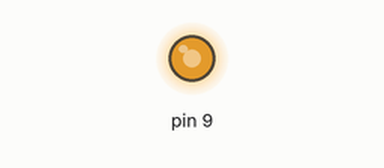
Recording of a sketch running on a simulated Arduino Uno, built with avr-gcc and run on an emulated ATmega328P. On the bench: output pins drawn as LEDs (lit = HIGH).

Above: at 0.1 s.
Timing chart, 0 to 37.8 s (numbered marks = the images above):
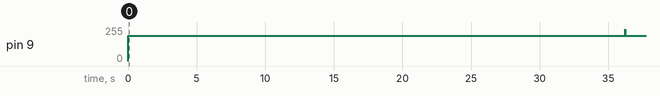

Measured:
- by itself, pin 9: 0/255 → 191/255 at 0.00 s

The sketch:

OCanada-ArduinoUnoR3-SingleChannel.ino
```cpp
/*

    Ryerson University
    G. Raymond Chang School of Continuing Education

    CCPS 310 (1J0) – Computer Organization II – Winter 2020
    Instructor: Alexander Ufkes (https://www.linkedin.com/in/alex-ufkes-37154844/)
    Lab 6 - Lab 6 – AVR III: Program a piece of music for the Arduino Uno Board to play on the passive buzzer

    Version 1: O'Canada, single-line melody; buzzer on pin 9 of the Arduino Uno Board.

    Melody is encoded by me, Rob (Sohrab) Soltani, in April 2020 (https://rob.soltani.io).
    Melody is based on the score downloaded from: http://cantorion.org/music/3873/O-Canada-French-lyrics.

*/

// pitches.h provided by Alexander Ufkes
# include "pitches.h"

// Processor frequency divided by 8 (because using an 8-bit counter?)
#define BUZZER_CLOCK 16000000/8

// timer_init initializes time/counter control registers TCCR1A and TCCR1B
// Function sets appropriate bits in the registers
// Function was provided by Alexander Ufkes
void timer_init(void)
{

   // Using ARC Assembly language, set the bit for pin 9
   // on the DDRB register which is port B's data direction register (0x04).
   // This sets the pin as output.
   asm(" sbi 0x04, 1 ");

   // Set appropriate bits in the time/counter control register TCCR1A
   TCCR1A = (1 << COM1B1) | (1 << COM1A1) | (1 << WGM11);

   // Set appropriate bits in the time/counter control register TCCR1B
   TCCR1B = (1 << WGM13)  | (1 << WGM12)  | (1 << CS11);
}

// tone accepts a freq parameter based on which it sets the
// ICR1 and OCR1A registers
// Function was provided by Alexander Ufkes
void tone(uint16_t freq)
{
   // Again, set the bit for pin 9 on port B's data direction register (0x04)
   // because for some notes, and silence at the end, the mute function clears
   // the bit, so we need it set again to play tones.
   asm(" sbi 0x04, 1 ");

   // Set the value of the Input Capture Register based on the input frequency.
   ICR1 = BUZZER_CLOCK/(freq*2);

   // Set the value of the OCR1A register which is connected to pin 9.
   OCR1A = ICR1*3/4;

   // Based on the bit configurations set for TCCR1A and TCCR1B registers,
   // the ICR1 and OCR1A control the duty cycle and frequency of
   // waveform generation.

   // After enccoding O Canada (the melody array below), I
   // realized it sounded better to my ears when it was one octave higher;
   // that is why freq is multiplied by two here.
}

// The mute function achieves silence and silent notes when needed
// by clearing the pin 9 output and clearing the data direction bit.
// Function was provided by Alexander Ufkes
void mute(void)
{
  // Clear the LSB bit on port B's data direction register (0x04),
  // to stop output tone.
  asm(" cbi 0x04, 1 ");

  // Also, clear the LSB bit on port B's data register (0x05),
  // to stop output tone.
  asm(" cbi 0x05, 1 ");
}

// The ususal Arduino setup function
// Function was provided by Alexander Ufkes
void setup()
{
  timer_init();
}

// The general template of the following three arrays and the loop Function
// was provided by Alexander Ufkes

/*
   An array to hold the notes for O Canada
   These are encoded by me.
   Zeroes mean silence or silent notes (when the mute is called).
*/
/*
   I divided the melody into what I call sentences (is that a valid music term?),
   which to me are musical statements that have musical meaning with a start,
   and an end. This helped me be able to listen and debug the music better.
   Each of these musical sentences are represented as a line of notes,
   note durations, and mute durations respectively in the arrays melody,
   noteDurations, and muteDurations below.
*/
uint16_t melody[] =
{
    NOTE_G3,   NOTE_AS3,   NOTE_AS3,   NOTE_DS3,    NOTE_F3,    NOTE_G3,   NOTE_GS3,   NOTE_AS3,    NOTE_C4,    NOTE_F3,
    NOTE_G3,    NOTE_A3,    NOTE_A3,   NOTE_AS3,    NOTE_C4,    NOTE_D4,    NOTE_D4,    NOTE_C4,    NOTE_C4,   NOTE_AS3,
    NOTE_F3,    NOTE_G3,   NOTE_GS3,    NOTE_G3,    NOTE_F3,    NOTE_G3,   NOTE_GS3,   NOTE_AS3,   NOTE_GS3,    NOTE_G3,   NOTE_GS3,   NOTE_AS3,    NOTE_C4,   NOTE_AS3,   NOTE_GS3,   NOTE_G3,   NOTE_F3,
    NOTE_F3,    NOTE_G3,   NOTE_GS3,    NOTE_G3,    NOTE_F3,    NOTE_G3,   NOTE_GS3,   NOTE_AS3,   NOTE_GS3,    NOTE_G3,    NOTE_G3,    NOTE_F3,   NOTE_AS3,   NOTE_AS3,    NOTE_A3,   NOTE_G3,   NOTE_A3,   NOTE_AS3,         0,
    NOTE_G3,   NOTE_AS3,   NOTE_AS3,   NOTE_DS3,          0,   NOTE_GS3,    NOTE_C4,    NOTE_C4,    NOTE_F3,          0,   NOTE_AS3,    NOTE_B3,    NOTE_B3,    NOTE_C4,   NOTE_GS3,   NOTE_G3,   NOTE_F3,   NOTE_DS3,   NOTE_F3,   NOTE_G3,   0,
   NOTE_AS3,   NOTE_DS4,   NOTE_DS4,    NOTE_C4,   NOTE_GS3,    NOTE_G3,    NOTE_F3,   NOTE_AS3,    NOTE_D3,   NOTE_DS3,          0
 };

 // An array to hold the duration of each note for O Canada
 // These are also encoded by me.
uint8_t noteDurations[] =
{
   8, 5, 2, 12, 4, 4, 4, 4, 4, 16,                                       // 10 - 10
   8, 5, 2, 12, 4, 3, 3, 3, 3, 12,                                       // 10 - 20
   3, 1, 6,  2, 4, 3, 1, 6, 2,  4, 3, 1, 3, 3, 3, 3, 12,                 // 17 - 37
   3, 1, 6,  2, 4, 3, 1, 6, 2,  3, 4, 4, 3, 2, 2, 2,  2, 12, 4,          // 19 - 56
   8, 5, 2,  6, 6, 8, 5, 2, 8,  4, 8, 5, 2, 4, 4, 4,  4,  8, 8, 12, 4,   // 21 - 77
   8, 5, 2,  4, 4, 4, 4, 8, 8, 12, 4                                     // 11 - 88
};

// An array to hold the duration of each silent note in the melody array
// These are  encoded by me as well.
double muteDurations[] =
{
   0,   0.20,   0,   0,   0,     0,      0,     0,     0,     0,
   0,   0.20,   0,   0,   0,   0.3,    0.3,   0.3,   0.3,     0,
   0,      0,   0,   0,   0,     0,      0,     0,     0,     0,    0,       0,   0.3,   0.3,   0.3,   0.3,   0.1,
   0,      0,   0,   0,   0,     0,      0,     0,     0,   0.3,    0,       0,   0.3,     0,     0,     0,     0,   0,   0,
   0,   0.20,   0,   0,   0,     0,   0.20,     0,     0,     0,    0,    0.20,     0,     0,     0,     0,     0,   0,   0,   0,   0,
   0,   0.20,   0,   0,   0,     0,      0,     0,     0,     0,    0
};

// The usual Arduino loop.
// This was provided by Alexander Ufkes,
// But I modified it a bit to make the played music
// more pleasant to my ears :)
void loop()
{

  // Iterate through the notes of the melody
  for (int noteID = 0; noteID < sizeof(melody)/sizeof(uint16_t *) ; noteID++)
  {
    // Read the frequency of the current note from the melody array.
    int freq = melody[noteID];

    // If the frequency is zero, assume it's a silent note and mute the buzzer.
    if (freq == 0) mute();
    // If not, play the frequency on the buzzer.
    else tone(freq);

    // Read the duration of the current note from the noteDurations array.
    uint16_t noteDuration = noteDurations[noteID]*80;

    // Delay (keep playing) for the duration of the note
    delay(noteDuration);

    // Mute the buzzer
    mute();

    // Check if the mute duration after the current note, which is specified in
    // the muteDurations array, is zero
    if (muteDurations[noteID] == 0)
    {
      // If so, use the default value of 1/100 as mute duration for after the current note.
      muteDurations[noteID] = 1/100;
    }

    // Read the duration of the current mute from the muteDurations array.
    uint16_t muteDuration = noteDuration * muteDurations[noteID];

    // Delay (keep silent) for the duration of the mute
    delay(muteDuration);

  }

  // Wait one second before playing the melody again and again and again ...
  delay(1000);

}
```

pitches.h
```cpp
#define NOTE_B0  31
#define NOTE_C1  33
#define NOTE_CS1 35
#define NOTE_D1  37
#define NOTE_DS1 39
#define NOTE_E1  41
#define NOTE_F1  44
#define NOTE_FS1 46
#define NOTE_G1  49
#define NOTE_GS1 52
#define NOTE_A1  55
#define NOTE_AS1 58
#define NOTE_B1  62
#define NOTE_C2  65
#define NOTE_CS2 69
#define NOTE_D2  73
#define NOTE_DS2 78
#define NOTE_E2  82
#define NOTE_F2  87
#define NOTE_FS2 93
#define NOTE_G2  98
#define NOTE_GS2 104
#define NOTE_A2  110

#define NOTE_AS2 117
#define NOTE_B2  123
#define NOTE_C3  131
#define NOTE_CS3 139
#define NOTE_D3  147
#define NOTE_DS3 156
#define NOTE_E3  165
#define NOTE_F3  175
#define NOTE_FS3 185
#define NOTE_G3  196
#define NOTE_GS3 208
#define NOTE_A3  220
#define NOTE_AS3 233
#define NOTE_B3  247
#define NOTE_C4  262
#define NOTE_CS4 277
#define NOTE_D4  294
#define NOTE_DS4 311
#define NOTE_E4  330
#define NOTE_F4  349
#define NOTE_FS4 370
#define NOTE_G4  392
#define NOTE_GS4 415


#define NOTE_A4  440
#define NOTE_AS4 466
#define NOTE_B4  494
#define NOTE_C5  523
#define NOTE_CS5 554
#define NOTE_D5  587
#define NOTE_DS5 622
#define NOTE_E5  659
#define NOTE_F5  698
#define NOTE_FS5 740
#define NOTE_G5  784
#define NOTE_GS5 831
#define NOTE_A5  880
#define NOTE_AS5 932
#define NOTE_B5  988
#define NOTE_C6  1047
#define NOTE_CS6 1109
#define NOTE_D6  1175
#define NOTE_DS6 1245
#define NOTE_E6  1319
#define NOTE_F6  1397
#define NOTE_FS6 1480
#define NOTE_G6  1568


#define NOTE_GS6 1661
#define NOTE_A6  1760
#define NOTE_AS6 1865
#define NOTE_B6  1976
#define NOTE_C7  2093
#define NOTE_CS7 2217
#define NOTE_D7  2349
#define NOTE_DS7 2489
#define NOTE_E7  2637
#define NOTE_F7  2794
#define NOTE_FS7 2960
#define NOTE_G7  3136
#define NOTE_GS7 3322
#define NOTE_A7  3520
#define NOTE_AS7 3729
#define NOTE_B7  3951
#define NOTE_C8  4186
#define NOTE_CS8 4435
#define NOTE_D8  4699
#define NOTE_DS8 4978
```
